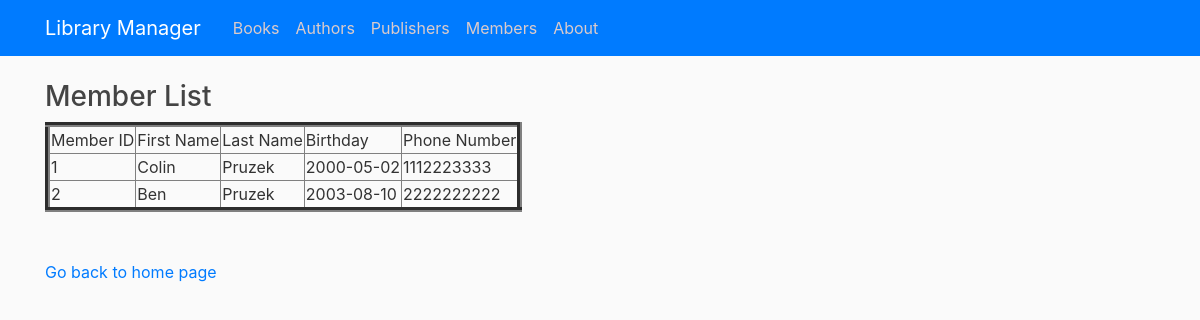
Page /viewmember on the earlier database version.
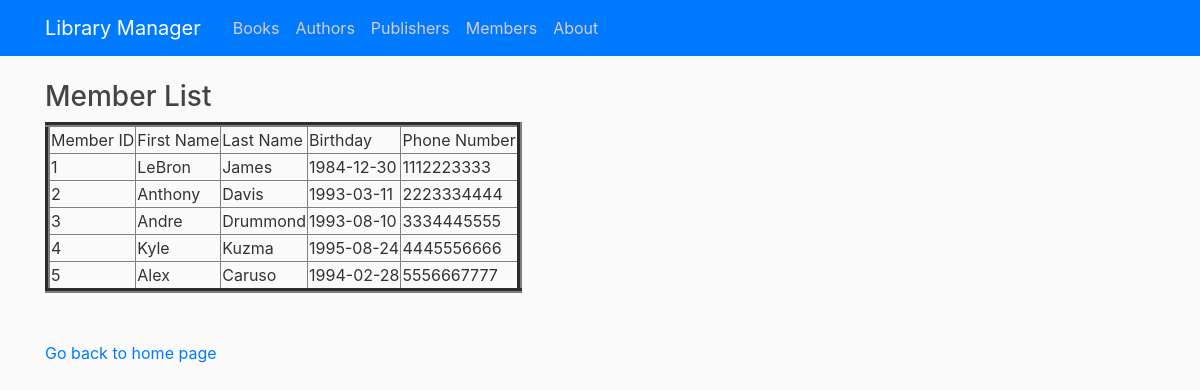
Same page on the later database version.
### tables this page shows
CREATE TABLE Member (memberId INTEGER PRIMARY KEY AUTOINCREMENT, firstName TEXT NOT NULL, lastName TEXT NOT NULL,     birthday DATE NOT NULL, phoneNumber VARCHAR(15) NOT NULL);

### library/routes.py (the view)
@app.route("/viewmember")
def viewMember():
    con = sqlite3.connect("book.db")
    con.row_factory = sqlite3.Row
    cur = con.cursor()
    cur.execute("select * from Member")
    rows = cur.fetchall()
    return render_template("view_members.html",rows = rows)

### library/templates/view_members.html (shortened to what this page needs)
{% extends "layout.html" %}
{% block content %}
<!DOCTYPE html>
<html>
<head>
</head>
<body>
    <h3>Member List</h3>
    <table border=5>
        <thead>
            <td>Member ID</td>
            <td>First Name</td>
            <td>Last Name</td>
            <td>Birthday</td>
            <td>Phone Number</td>
        </thead>
        {% for row in rows %}
        <tr>
            <td>{{row["memberId"]}}</td>
            <td>{{row["firstName"]}}</td>
            <td>{{row["lastName"]}}</td>
            <td>{{row["birthday"]}}</td>
            <td>{{row["phoneNumber"]}}</td>
        </tr>
        {% endfor %}
    </table>
    <br><br>
    <a href="/">Go back to home page</a>
</body>
</html>
{% endblock content %}

### library/templates/layout.html (shortened to what this page needs)
<!DOCTYPE html>
<html>
<head>
    <link rel="stylesheet" href="https://maxcdn.bootstrapcdn.com/bootstrap/4.0.0/css/bootstrap.min.css"
>
    <link rel="stylesheet" type="text/css" href="{{ url_for('static', filename='main.css') }}">
</head>
<body>
    <header class="site-header">
        <nav class="navbar navbar-expand-md navbar-dark bg-primary fixed-top">
            <div class="container">
                <a class="navbar-brand mr-4" href="/">Library Manager</a>
                <div class="collapse navbar-collapse" id="navbarToggle">
                    <div class="navbar-nav mr-auto">
                        <a class="nav-item nav-link" href="{{ url_for('view') }}">Books</a>
                        <a class="nav-item nav-link" href="{{ url_for('viewAuthor') }}">Authors</a>
                        <a class="nav-item nav-link" href="{{ url_for('viewPublisher') }}">Publishers</a>
                        <a class="nav-item nav-link" href="{{ url_for('viewMember') }}">Members</a>
                        <a class="nav-item nav-link" href="{{ url_for('about') }}">About</a>
                    </div>
                </div>
            </div>
        </nav>
    </header>
    <main role="main" class="container">
        <div class="row">
            <div class="col-md-8">
                {% block content %}{% endblock %}
            </div>
        </div>
    </main>
</body>
</html>

### library/static/main.css (style rules this page uses)
body { background: #fafafa; color: #333333; margin-top: 5rem; }
h1, h2, h3, h4, h5, h6 { color: #444444; }
.site-header .navbar-nav .nav-link { color: #dbcbcb; }

Differences in the rows shown:
changed Member id 1: firstName "Colin" → "LeBron"; lastName "Pruzek" → "James"; birthday "2000-05-02" → "1984-12-30"
changed Member id 2: firstName "Ben" → "Anthony"; lastName "Pruzek" → "Davis"; birthday "2003-08-10" → "1993-03-11"; phoneNumber "2222222222" → "2223334444"
added Member: memberId "3", firstName "Andre", lastName "Drummond", birthday "1993-08-10", phoneNumber "3334445555"
added Member: memberId "4", firstName "Kyle", lastName "Kuzma", birthday "1995-08-24", phoneNumber "4445556666"
added Member: memberId "5", firstName "Alex", lastName "Caruso", birthday "1994-02-28", phoneNumber "5556667777"
